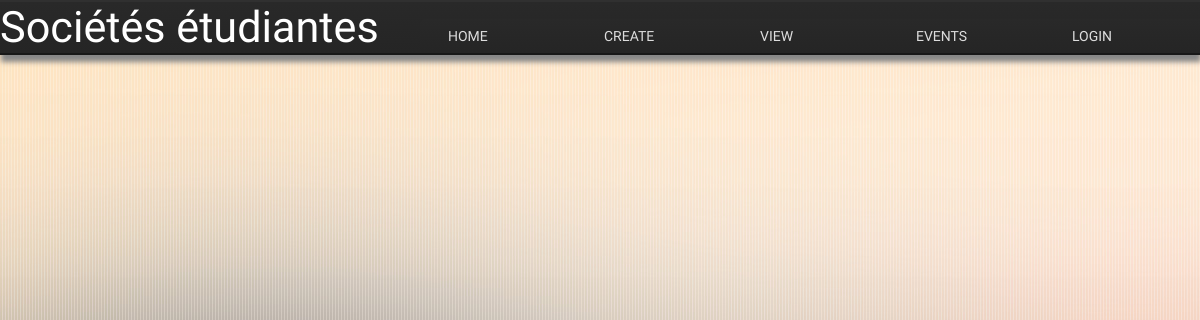
The app's page /viewclub.php, older data.
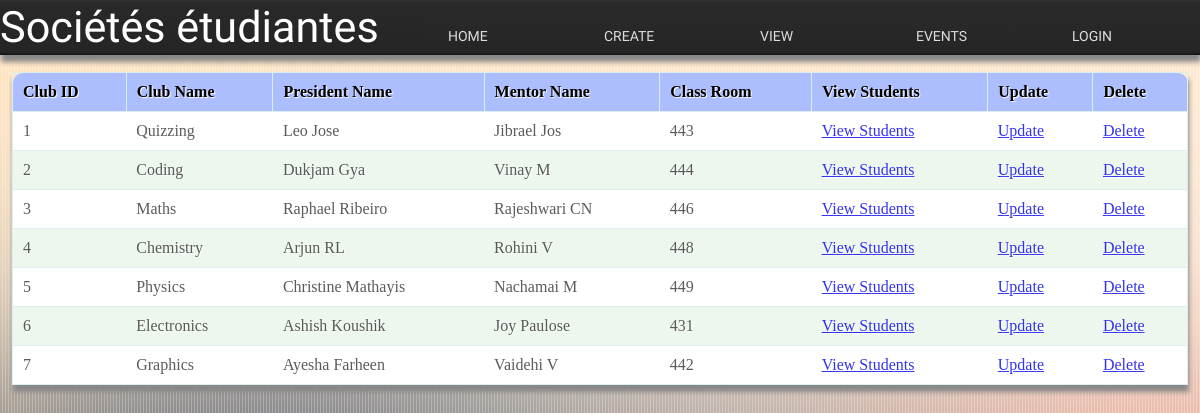
The same page, newer data.
### tables this page shows
CREATE TABLE `club` (
  `clubid` int(5) NOT NULL DEFAULT '0',
  `clubname` varchar(30) DEFAULT NULL,
  `classroomid` int(5) DEFAULT NULL,
  PRIMARY KEY (`clubid`),
  UNIQUE KEY `clubname` (`clubname`),
  UNIQUE KEY `classroomid` (`classroomid`)
);

CREATE TABLE `student` (
  `registerno` int(7) NOT NULL DEFAULT '0',
  `name` varchar(30) NOT NULL,
  `clubid` int(5) NOT NULL,
  `emailid` varchar(60) DEFAULT NULL,
  `joindate` date NOT NULL,
  `AGP` mediumint(9) DEFAULT NULL,
  `CCGP` mediumint(9) DEFAULT NULL,
  PRIMARY KEY (`registerno`),
  KEY `clubid` (`clubid`),
  CONSTRAINT `student_ibfk_1` FOREIGN KEY (`clubid`) REFERENCES `club` (`clubid`)
);

CREATE TABLE `mentor` (
  `mentorid` int(5) NOT NULL DEFAULT '0',
  `mentorname` varchar(30) DEFAULT NULL,
  `emailid` varchar(40) DEFAULT NULL,
  `clubid` int(5) DEFAULT NULL,
  PRIMARY KEY (`mentorid`),
  KEY `clubid` (`clubid`),
  CONSTRAINT `mentor_ibfk_1` FOREIGN KEY (`clubid`) REFERENCES `club` (`clubid`)
);

### viewclub.php (the view, shortened to what this page needs)
	<!DOCTYPE HTML>
	<head>
		<link rel="stylesheet" href="css/style.css">
	</head>
	<body>
	<?php
		include "nav.php";
		$con=mysqli_connect("localhost","root","") or die("not connected");
		$sql = "SELECT c.clubid, c.clubname, s.name, m.mentorname, c.classroomid FROM club c JOIN mentor m ON c.clubId=m.clubId JOIN president p ON p.clubID = c.clubID JOIN student s on p.registerno=s.registerno";
				$result = mysqli_query($con, $sql);
	if (mysqli_num_rows($result) > 0)
	{
    	echo "<table border='1' cellpadding='5' cellspacing='5' width='90%'><thead> <tr><th>Club ID </th> <th> Club Name </th><th> President Name </th><th> Mentor Name </th> <th> Class Room </th> <th> View Students </th><th> Update </th> <th> Delete </th> </tr> </thead> <br><br>";
        while($row = mysqli_fetch_assoc($result))
    	{
   		 	echo "<tr> <td>" . $row["clubid"]."</td>
        	<td>". $row["clubname"]. "</td>
        	<td>". $row["name"]. "</td>
	        <td>".$row["mentorname"]. "</td>
        	<td>". $row["classroomid"]. "</td>
        	<td> <a href='clubstudents.php?id=".$row['clubid']."'>View Students </a> </td>
        	<td> <a href='clubupdate.php?id=".$row['clubid']."'>Update </a> </td>
        	<td> <a href='deleteclub.php?id=".$row['clubid']."'>Delete </a> </td>
        	</tr>";
        }
	  	echo "</table>";
	}
	else
 	{
    	echo "0 results";
	}
?>

Row changes from the older to the newer data that the page shows:
added club: clubid "1", clubname "Quizzing", student.name "Leo Jose", mentor.mentorname "Jibrael Jos", classroomid "443"
added club: clubid "2", clubname "Coding", student.name "Dukjam Gya", mentor.mentorname "Vinay M", classroomid "444"
added club: clubid "3", clubname "Maths", student.name "Raphael Ribeiro", mentor.mentorname "Rajeshwari CN", classroomid "446"
added club: clubid "4", clubname "Chemistry", student.name "Arjun RL", mentor.mentorname "Rohini V", classroomid "448"
added club: clubid "5", clubname "Physics", student.name "Christine Mathayis", mentor.mentorname "Nachamai M", classroomid "449"
added club: clubid "6", clubname "Electronics", student.name "Ashish Koushik", mentor.mentorname "Joy Paulose", classroomid "431"
added club: clubid "7", clubname "Graphics", student.name "Ayesha Farheen", mentor.mentorname "Vaidehi V", classroomid "442"
Text that changed along with them:
text no longer shown: "0 results"
text now shown: "Club ID Club Name President Name Mentor Name Class Room View Students Update Delete"
